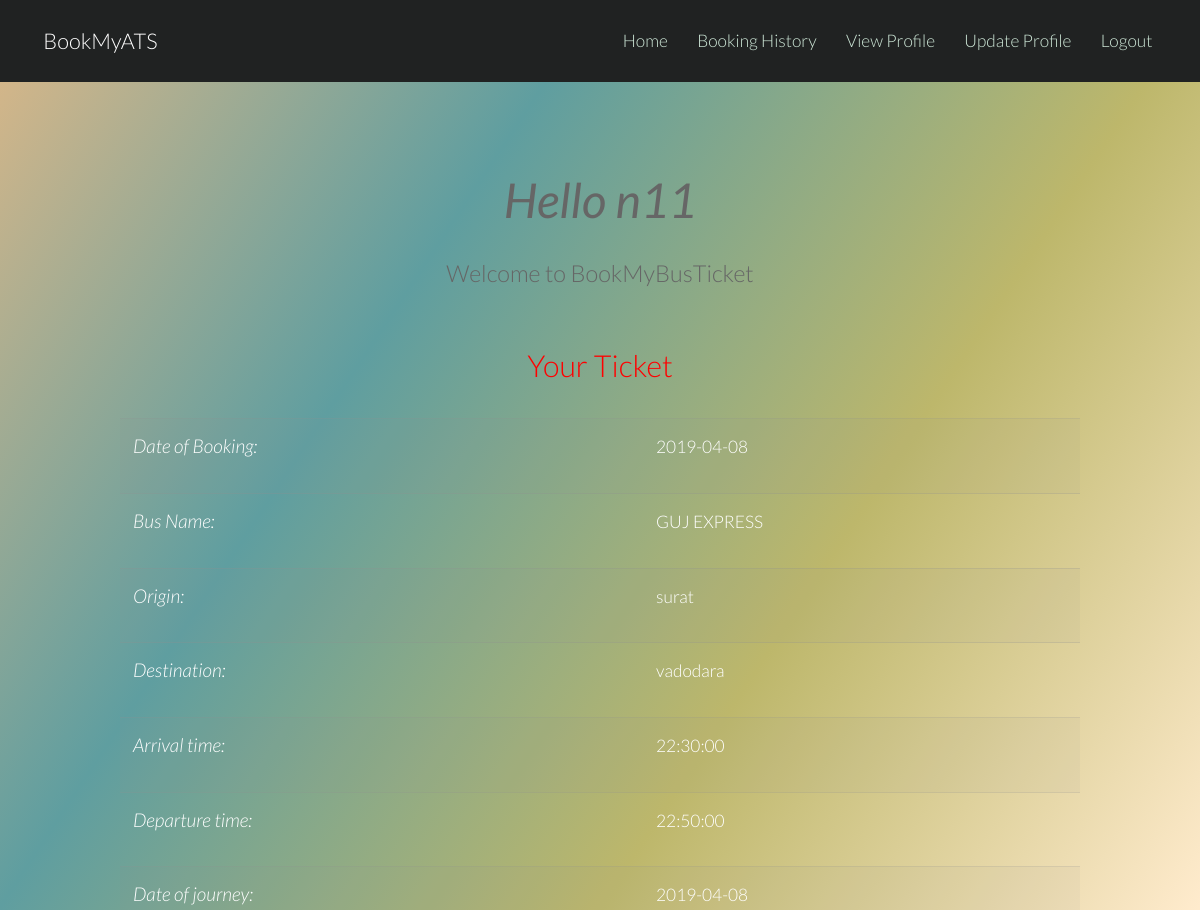
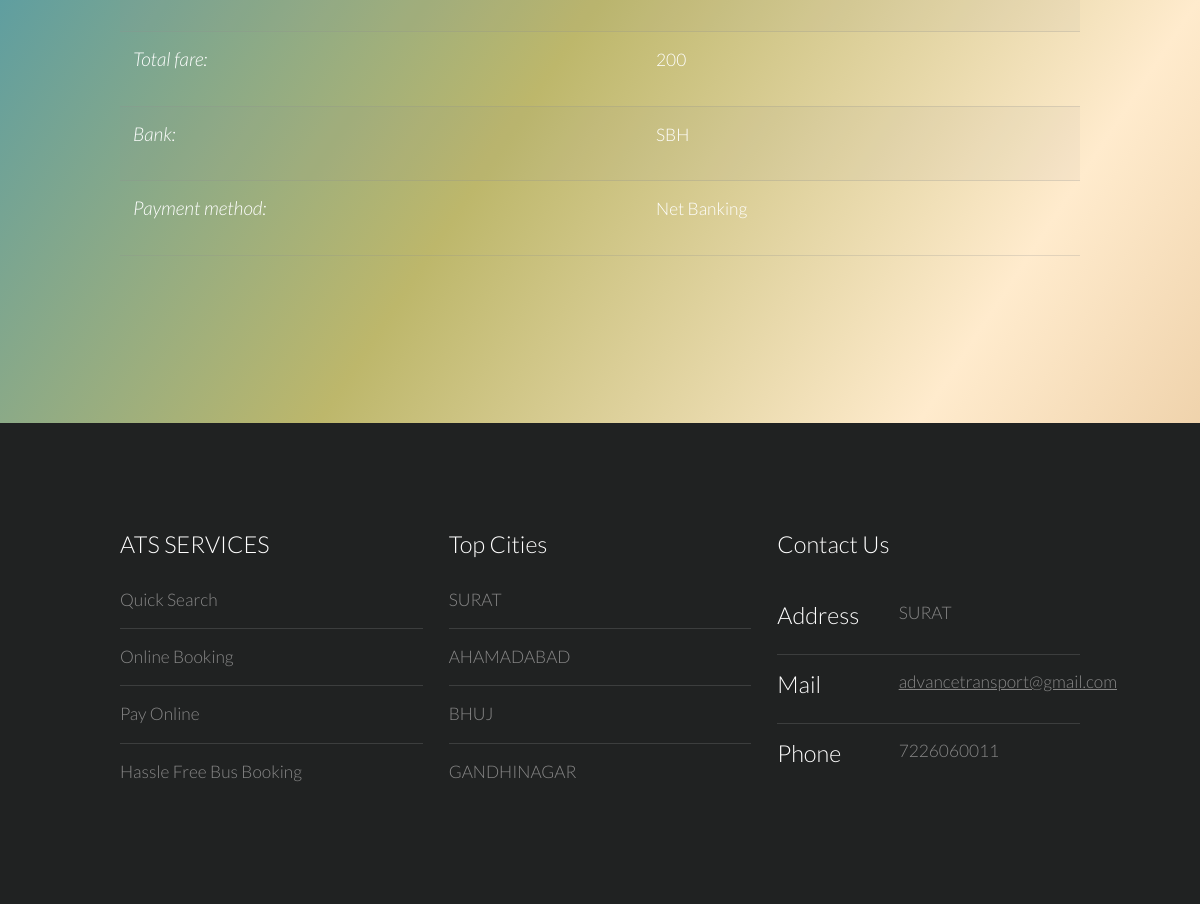
/view_ticket1.php?id=1 (signed in), run on the app's committed database (2 pictures, top to bottom).
### tables this page shows
CREATE TABLE `booking` (
  `Booking_id` int(11) NOT NULL,
  `UserID` int(11) NOT NULL,
  `name` varchar(20) NOT NULL,
  `user` varchar(50) NOT NULL,
  `Date` date NOT NULL,
  `PNR` varchar(14) NOT NULL COMMENT 'PNR',
  `Bus_id` int(11) NOT NULL,
  `Total_fare` double NOT NULL,
  `Bank` varchar(200) NOT NULL,
  `Payment_method` varchar(200) NOT NULL,
  `Aadhar_no` bigint(20) NOT NULL
);

CREATE TABLE `bus` (
  `Bus_Id` int(11) NOT NULL,
  `Name` varchar(200) NOT NULL,
  `Origin` varchar(200) NOT NULL,
  `Destination` varchar(200) NOT NULL,
  `Seats` int(11) NOT NULL,
  `Arrival_time` time NOT NULL,
  `Departure_time` time NOT NULL,
  `Date` date NOT NULL,
  `Fare` double NOT NULL
);

### view_ticket1.php (the view, shortened to what this page needs)
<!DOCTYPE html>
<html lang="en">
	<head>
	</head>
	<body style="background:-webkit-linear-gradient(left top,BurlyWood,Chocolate,Darkkhaki,BlanchedAlmond,BurlyWood); background: linear-gradient(to bottom right,BurlyWood,CadetBlue,Darkkhaki,BlanchedAlmond,BurlyWood);">
			<?php include 'header1.php' ?>
			<div class="container">
			<section id="main" class="wrapper">
				<div class="container">
					<header class="major">
						<center><i><font  size="35"><strong>Hello <?php echo $_SESSION['user']?></font></i></strong></center>
						<br>
						<h3>Welcome to BookMyBusTicket</h3>
					</header>
				</div>
<center>	<h2>Your Ticket</h2> </center>
<?php
$sel="SELECT * FROM `booking` where Booking_id='".$_GET['id']."'" ;
$str= mysql_query($sel);
$rows= mysql_num_rows($str);
if($rows==0 || $rows>1)
{
	header('Refresh:5; url=generic.php');
	echo '<h3 style= "text-align:center;"> <font color="red">Data Base Error </font></h3>';
	echo "<br>";
	echo '<p style= "text-align:center">Redirecting to the home page in 5 seconds</p>';
}
else
{
	while($row=mysql_fetch_array($str))
{
	$query2="SELECT * FROM `bus` where Bus_id='".$row['Bus_id']."'" ;
	$str1= mysql_query($query2) or die(mysql_error());
	$row2= mysql_fetch_array($str1);
	echo '<div class="container">';
	echo '<table style="width:100%" align="center">';
	echo "<tr>";
		echo "<td>";
		echo '<h4> <i>Date of Booking:</i></h4>';
		echo "</td>";
		echo "<td>";
		echo $row['Date'];
		echo "</td>";
	echo "</tr>";
	echo "<tr>";
		echo "<td>";
		echo '<h4> <i>Bus Name:</i></h4>';
		echo "</td>";
		echo "<td>";
		echo $row2['Name'];
		echo "</td>";
	echo "</tr>";
	echo "<tr>";
		echo "<td>";
		echo '<h4> <i>Origin:</i></h4>';
		echo "</td>";
		echo "<td>";
		echo $row2['Origin'];
		echo "</td>";
	echo "</tr>";
	echo "<tr>";
		echo "<td>";
		echo '<h4> <i>Destination:</i></h4>';
		echo "</td>";
		echo "<td>";
		echo $row2['Destination'];
		echo "</td>";
	echo "</tr>";
	echo "<tr>";
		echo "<td>";
		echo '<h4> <i>Arrival time:</i></h4>';
		echo "</td>";
		echo "<td>";
		echo $row2['Arrival_time'];
		echo "</td>";
	echo "</tr>";
	echo "<tr>";
		echo "<td>";
		echo '<h4> <i>Departure time:</i></h4>';
		echo "</td>";
		echo "<td>";
		echo $row2['Departure_time'];
		echo "</td>";
	echo "</tr>";
	echo "<tr>";
		echo "<td>";
		echo '<h4> <i>Date of journey:</i></h4>';
		echo "</td>";
		echo "<td>";
		echo $row2['Date'];
		echo "</td>";
	echo "</tr>";
	echo "<tr>";
		echo "<td>";
		echo '<h4> <i>Total fare:</i></h4>';
		echo "</td>";
		echo "<td>";
		echo $row['Total_fare'];
		echo "</td>";
	echo "</tr>";
	echo "<tr>";
		echo "<td>";
		echo '<h4> <i>Bank:</i></h4>';
		echo "</td>";
		echo "<td>";
		echo $row['Bank'];
		echo "</td>";
	echo "</tr>";
	echo "<tr>";
		echo "<td>";
		echo '<h4> <i>Payment method:</i></h4>';
		echo "</td>";
		echo "<td>";
		echo $row['Payment_method'];
		echo "</td>";
	echo "</tr>";
	echo "</table>";
	echo "</div>";
}
}
?>
<br>
</div>
        <?php include 'footer.php' ?>
	</body>
</html>

### css/style.css (style rules this page uses)
body { background: #fff; }
body, input, select, textarea { color: #444; font-family: "Lato", Helvetica, sans-serif; font-size: 15pt; font-weight: 300; line-height: 1.65em; }
strong, b { color: #666; font-weight: 400; }
em, i { font-style: italic; }
h1, h2, h3, h4, h5, h6 { color: #666; font-weight: 300; line-height: 1em; margin: 0 0 1em 0; }
h2 { font-size: 1.75em; line-height: 1.5em; }
h3 { font-size: 1.35em; line-height: 1.5em; }
h4 { font-size: 1.1em; line-height: 1.5em; }
header.major { text-align: center; margin-bottom: 3em; }
table { margin: 0 0 2em 0; width: 100%; }
table tbody tr { border: solid 1px rgba(144, 144, 144, 0.25); border-left: 0; border-right: 0; }
table tbody tr:nth-child(2n + 1) { background-color: rgba(144, 144, 144, 0.075); }
table td { padding: 0.75em 0.75em; }
.wrapper { padding: 6em 0em 4em; }

### css/style-xlarge.css (style rules this page uses)
body, input, select, textarea { font-size: 13pt; }

### css/style-large.css (style rules this page uses)
body, input, select, textarea { font-size: 13pt; }

### view_ticket1.php (style rules this page uses)
h2 { color:red; }
h4 { color:white; }
td { color:white; }

### data on the page
booking: Date "2019-04-08", Bus.Name "GUJ EXPRESS", Bus.Origin "surat", Bus.Destination "vadodara", Bus.Arrival_time "22:30:00", Bus.Departure_time "22:50:00", Bus.Date "2019-04-08", Total_fare "200", Bank "SBH", Payment_method "Net Banking"

### other printed values
$_SESSION['user'] "n11"
